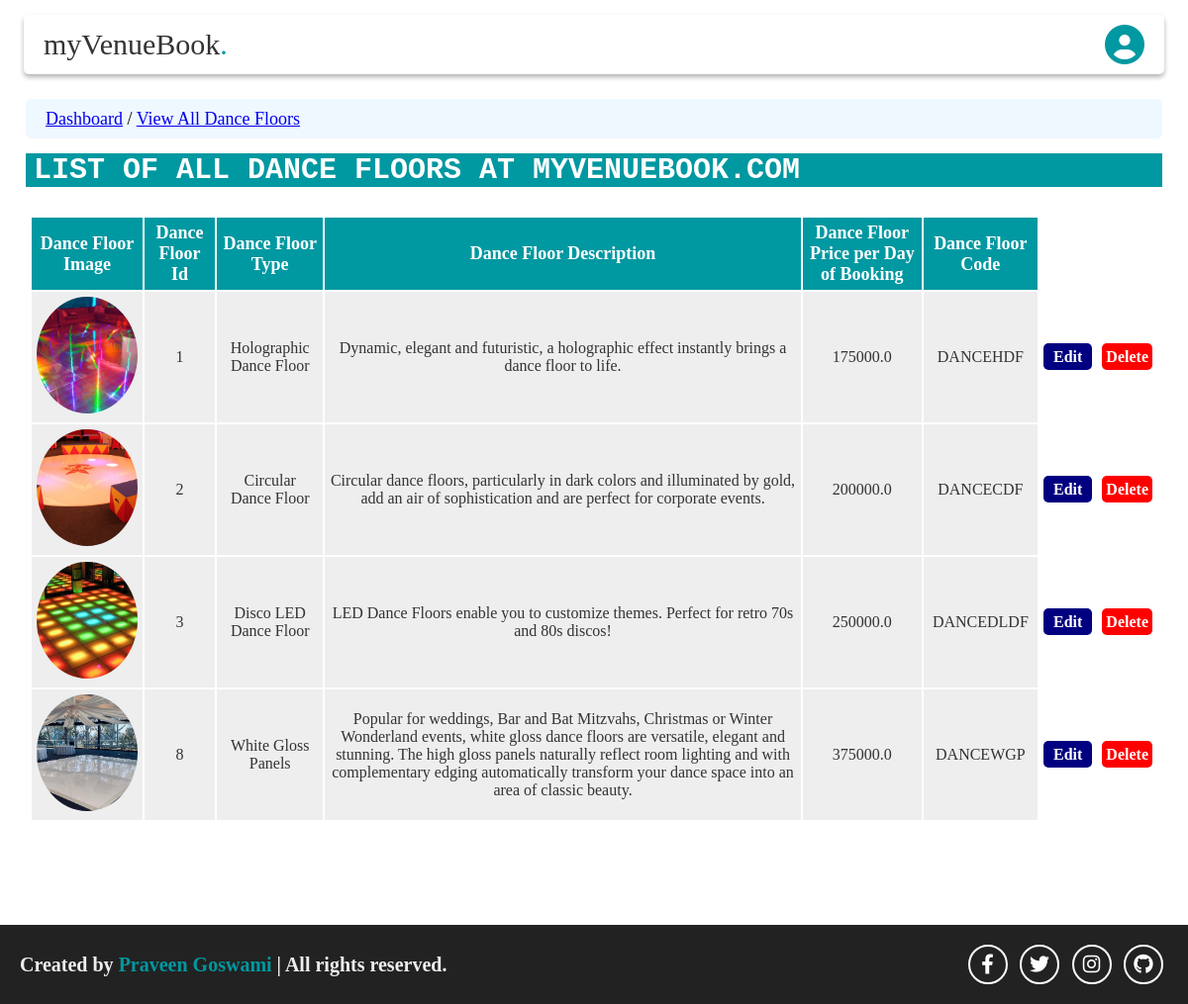
Page /administrator/viewalldancefloor/ (signed in) on the committed database.
### booking/models.py (models this page shows)
class danceFloorTable(models.Model):
    danceFloorId = models.AutoField(primary_key=True)
    danceFloorType = models.CharField(max_length=50)
    danceFloorDescription = models.CharField(max_length=250, default='')
    danceFloorImage = models.ImageField(upload_to='media/', default='', blank=True)
    danceFloorPricePerBooking = models.FloatField()
    danceFloorCode = models.CharField(max_length=50)

### administrator/views.py (the view)
    def mod_someFunction(request):
        if 'adminUsername' in request.session.keys():
            return someFunction(request)
        else:
            return HttpResponseRedirect("http://localhost:8000/administrator/")

### administrator/views.py (called while the page is built)
def login_required_1(someFunction):
    def mod_someFunction(request):
        if 'adminUsername' in request.session.keys():
            return someFunction(request)
        else:
            return HttpResponseRedirect("http://localhost:8000/administrator/")
    return mod_someFunction

@login_required_1
def viewAllDanceFloor(request):
    allDanceFloors = bookingModel.danceFloorTable.objects.all()
    context = {'alldancefloors':allDanceFloors}
    res = render(request, 'administrator/viewAllDanceFloor.html',context)
    return HttpResponse(res)

### templates/administrator/viewAllDanceFloor.html (shortened to what this page needs)
<!DOCTYPE html>
{% extends 'administrator/adminMasterTemplate.html'%}
{% load static %}
    {% block CSS %}
        {{block.super}}
        <link rel="stylesheet" href="{% static 'css/administrator/viewAllDanceFloor.css' %}">
    {% endblock CSS %}
    {% block home %}
    <section class="view-all-dancefloor-home" id="home">
        <div class="navigator">
            <p><a href="http://localhost:8000/administrator/dashboard/">Dashboard</a> / <a href="#">View All Dance Floors</a></p>
        </div>
        <div class="heading-container" >
            <h1 class="main-heading">List of All Dance Floors at MyVenueBook.Com</h1>
        </div>
        <div class="dancefloor-list-container">
            <table cellspacing="0" cellpadding="0">
                <tr class="table-heading">
                    <th>Dance Floor Image</th>
                    <th>Dance Floor Id</th>
                    <th>Dance Floor Type</th>
                    <th>Dance Floor Description</th>
                    <th>Dance Floor Price per Day of Booking</th>
                    <th>Dance Floor Code</th>
                </tr>
                {% for dancefloor in alldancefloors %}
                <tr class="table-value">
                    <td class="dancefloorimage"><img src="{{dancefloor.danceFloorImage.url}}" alt="Dance Floor Image"></td>
                    <td class="centeralign">{{dancefloor.danceFloorId}}</td>
                    <td class="centeralign">{{dancefloor.danceFloorType}}</td>
                    <td class="centeralign">{{dancefloor.danceFloorDescription}}</td>
                    <td class="centeralign">{{dancefloor.danceFloorPricePerBooking}}</td>
                    <td class="centeralign">{{dancefloor.danceFloorCode}}</td>
                    <td class="centeralign button"><a id="editbutton" href="http://localhost:8000/administrator/editdancefloor/{{dancefloor.danceFloorId}}/">Edit</a></td>
                    <td class="centeralign button"><a id="deletebutton" href="http://localhost:8000/administrator/deletedancefloor/{{dancefloor.danceFloorId}}/">Delete</a></td>
                </tr>
                {% endfor %}
            </table>
        </div>
    </section>
    {% endblock home %}

### static/css/administrator/adminMasterTemplate.css (style rules this page uses)
* { font-family: 'Times New Roman', Times, serif; padding: 0; margin: 0; box-sizing: border-box; text-decoration: none; text-transform: capitalize; }
html { overflow-x: hidden; font-size: 62.5%; }

### static/css/administrator/viewAllDanceFloor.css (style rules this page uses)
* { text-transform: none; }
.view-all-dancefloor-home { min-height: 100vh; display: flex; align-items: center; flex-direction: column; position: relative; padding:10rem 2.6rem; background: #fff; }
.view-all-dancefloor-home .navigator { background-color: aliceblue; height:4rem; width:100%; border-radius: .5rem; display: flex; align-items: center; padding-left:2rem; }
.view-all-dancefloor-home .navigator p { font-size:1.8rem; }
.view-all-dancefloor-home .navigator p a { text-decoration: underline; font-family:'Times New Roman', Times, serif; }
.view-all-dancefloor-home .heading-container { width:100%; }
.view-all-dancefloor-home .main-heading { background-color: #0098a1; color:#fff; width:100%; text-transform: uppercase; font-family: 'Courier New', Courier, monospace; font-size:3rem; padding:0rem 0.8rem; margin-top: 1.5rem; }
.view-all-dancefloor-home .dancefloor-list-container { width:100%; margin-top:2.5rem; }
.view-all-dancefloor-home .dancefloor-list-container table { width:100%; padding:.5rem; }
.view-all-dancefloor-home .dancefloor-list-container table .table-heading th { background: #0098a1; border:.1px solid #fff; padding:.5rem; font-size:1.8rem; color:#fff; font-weight: bold; }
.view-all-dancefloor-home .dancefloor-list-container .table-value td { background:#eee; border:.1px solid #fff; padding:.5rem; font-size:1.6rem; color:#333; }
.view-all-dancefloor-home .dancefloor-list-container table .table-value .centeralign { text-align: center; }
.view-all-dancefloor-home .dancefloor-list-container table .table-value .button { background: none; border:none; width:5%; }
.view-all-dancefloor-home .dancefloor-list-container table .table-value #editbutton { background: navy; color:#fff; padding:.5rem 1rem; border-radius:.5rem; font-weight:bold; }
.view-all-dancefloor-home .dancefloor-list-container table .table-value #deletebutton { background:red; color:#fff; padding:.5rem .4rem; width:100%; border-radius:.5rem; font-weight:bold; }
.dancefloorimage { width:10%; height:13rem; }
.dancefloorimage img { width:100%; height:100%; object-fit:cover; border-radius:50%; }

### rows in the picture
danceFloorTable: danceFloorImage (picture), danceFloorId "1", danceFloorType "Holographic Dance Floor", danceFloorDescription "Dynamic, elegant and futuristic, a holographic effect instantly brings a dance floor to life.", danceFloorPricePerBooking "175000.0", danceFloorCode "DANCEHDF"
danceFloorTable: danceFloorImage (picture), danceFloorId "2", danceFloorType "Circular Dance Floor", danceFloorDescription "Circular dance floors, particularly in dark colors and illuminated by gold, add an air of sophistication and are perfect for corporate events.", danceFloorPricePerBooking "200000.0", danceFloorCode "DANCECDF"
danceFloorTable: danceFloorImage (picture), danceFloorId "3", danceFloorType "Disco LED Dance Floor", danceFloorDescription "LED Dance Floors enable you to customize themes. Perfect for retro 70s and 80s discos!", danceFloorPricePerBooking "250000.0", danceFloorCode "DANCEDLDF"
danceFloorTable: danceFloorImage (picture), danceFloorId "8", danceFloorType "White Gloss Panels", danceFloorDescription "Popular for weddings, Bar and Bat Mitzvahs, Christmas or Winter Wonderland events, white gloss dance floors are versatile, elegant and stunning. The high gloss panels naturally reflect room lighting and with complementary edging automatically transform your dance space into an area of classic beauty.", danceFloorPricePerBooking "375000.0", danceFloorCode "DANCEWGP"
